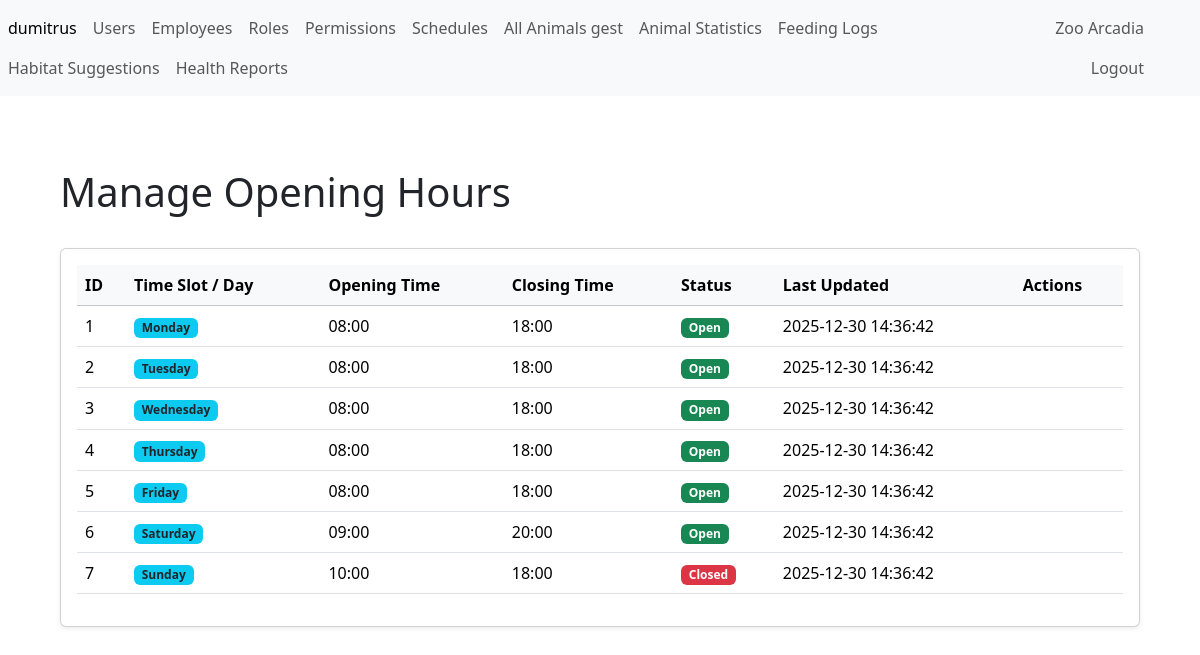
Page /schedules/gest/start (signed in) on the committed database.
### tables this page shows
CREATE TABLE opening (
    id_opening INT AUTO_INCREMENT PRIMARY KEY,
     
    time_slot ENUM("Monday", "Tuesday", "Wednesday", "Thursday", "Friday", "Saturday", "Sunday") NOT NULL,
     
    opening_time TIME NOT NULL,
     
    closing_time TIME NOT NULL,
     
    status ENUM("open", "closed") NOT NULL DEFAULT "open",
     
    updated_at TIMESTAMP DEFAULT CURRENT_TIMESTAMP ON UPDATE CURRENT_TIMESTAMP  
);

### App/schedules/schedulesRouter.php (called while the page is built, shortened)
<?php
handleDomainRouting('schedules', __DIR__);

### public/index.php (called while the page is built, shortened)
<?php
require_once __DIR__ . '/../database/connection.php';
require_once __DIR__ . '/../App/router.php';
?>

### database/connection.php (called while the page is built, shortened)
<?php
class DB {
    private static $instance = null;
    public static function createInstance() {
        if (!isset(self::$instance)) {
            $optionsPDO[PDO::ATTR_ERRMODE] = PDO::ERRMODE_EXCEPTION;
            self::$instance = new PDO(
                "mysql:host=" . DB_HOST . ";dbname=" . DB_NAME . ";charset=utf8",
                DB_USER,
                DB_PASS,
                $optionsPDO
            );
        }
        return self::$instance;
    }
}

### App/schedules/models/schedule.php (called while the page is built, shortened)
<?php
class Schedule {
    private $db;
    public function __construct() {
        $this->db = DB::createInstance();
    }
    public function getAll() {
        $stmt = $this->db->prepare("SELECT * FROM opening ORDER BY id_opening ASC");
        $stmt->execute();
        return $stmt->fetchAll(PDO::FETCH_OBJ);
    }
}

### App/schedules/views/gest/start.php (the view, shortened to what this page needs)
<div class="container mt-4">
    <div class="d-flex justify-content-between align-items-center mb-4">
        <h1>Manage Opening Hours</h1>
    </div>
    <div class="card shadow-sm">
        <div class="card-body">
            <div class="table-responsive">
                <table class="table table-hover align-middle">
                    <thead class="table-light">
                        <tr>
                            <th>ID</th>
                            <th>Time Slot / Day</th>
                            <th>Opening Time</th>
                            <th>Closing Time</th>
                            <th>Status</th>
                            <th>Last Updated</th>
                            <th>Actions</th>
                        </tr>
                    </thead>
                    <tbody>
                        <?php if (!empty($schedules)): ?>
                            <?php foreach ($schedules as $schedule): ?>
                                <tr>
                                    <td><?= $schedule->id_opening ?></td>
                                    <td>
                                        <span class="badge bg-info text-dark">
                                            <?= ucfirst($schedule->time_slot) ?>
                                        </span>
                                    </td>
                                    <td><?= substr($schedule->opening_time, 0, 5) ?></td>
                                    <td><?= substr($schedule->closing_time, 0, 5) ?></td>
                                    <td>
                                        <?php if ($schedule->status === 'open'): ?>
                                            <span class="badge bg-success">Open</span>
                                        <?php else: ?>
                                            <span class="badge bg-danger">Closed</span>
                                        <?php endif; ?>
                                    </td>
                                    <td><?= $schedule->updated_at ?></td>
                                    <td>
                                    </td>
                                </tr>
                            <?php endforeach; ?>
                        <?php else: ?>
                            <tr>
                                <td colspan="7" class="text-center text-muted">No schedules found in the database.</td>
                            </tr>
                        <?php endif; ?>
                    </tbody>
                </table>
            </div>
        </div>
    </div>
</div>

### rows in the picture
opening: id_opening "1", time_slot "Monday", opening_time "08:00", closing_time "18:00", status "Open", updated_at "2025-12-30 14:36:42"
opening: id_opening "2", time_slot "Tuesday", opening_time "08:00", closing_time "18:00", status "Open", updated_at "2025-12-30 14:36:42"
opening: id_opening "3", time_slot "Wednesday", opening_time "08:00", closing_time "18:00", status "Open", updated_at "2025-12-30 14:36:42"
opening: id_opening "4", time_slot "Thursday", opening_time "08:00", closing_time "18:00", status "Open", updated_at "2025-12-30 14:36:42"
opening: id_opening "5", time_slot "Friday", opening_time "08:00", closing_time "18:00", status "Open", updated_at "2025-12-30 14:36:42"
opening: id_opening "6", time_slot "Saturday", opening_time "09:00", closing_time "20:00", status "Open", updated_at "2025-12-30 14:36:42"
opening: id_opening "7", time_slot "Sunday", opening_time "10:00", closing_time "18:00", status "Closed", updated_at "2025-12-30 14:36:42"

### other values in the picture
$_SESSION["user"]["username"] "dumitrus"
